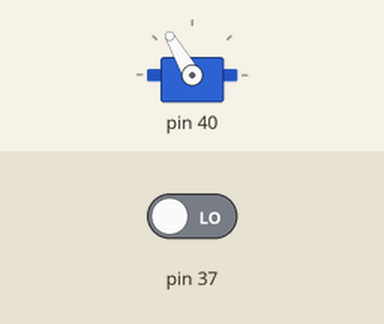
Recording of a program running on a simulated Raspberry Pi (header pin numbers). Parts: servo. Inputs (shaded band) come from the test bench; at power-on: pin 37 LOW. Servo angles are drawn from the pulse width (0.5 ms = 0°, 2.5 ms = 180°); what the program prints to the terminal is not drawn.

Above: at 2.2 s.
2.3 s: pin 37 driven HIGH
At 3.4 s:
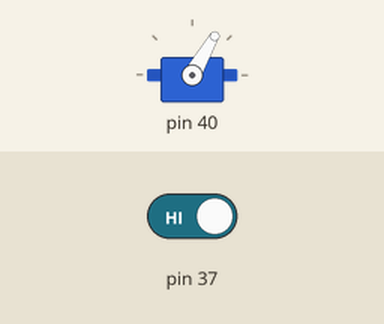
3.8 s: pin 37 driven LOW
At 4.5 s:
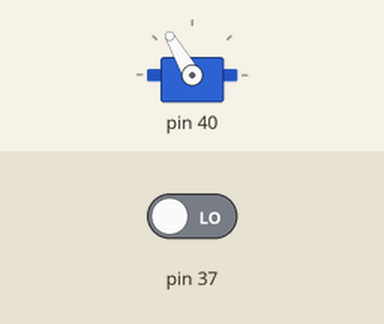
Timing chart, 0 to 6.8 s (numbered marks = the images above; inputs shaded):
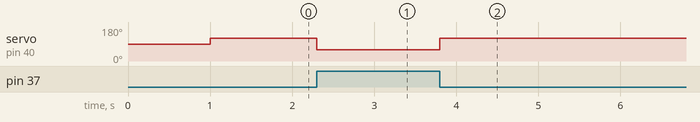

Measured:
- after the input at 2.3 s, servo on pin 40: 120° → 60° at once
- after the input at 3.8 s, servo on pin 40: 60° → 120° at once

The program:

servoControl.py
```python
import RPi.GPIO as GPIO
from time import sleep

class SERVO:
    def __init__(self, port, startAngle, maxAngle=180):
        self.port = port
        GPIO.setup(port, GPIO.OUT)
        self.maxAngle = maxAngle
        self.pwm = GPIO.PWM(port, 50)
        self.nowAngle = startAngle
        self.pwm.start(self.angleToDC(startAngle))

    def angleToDC(self, angle):
        return 2.5+10*(angle/self.maxAngle)

    def turnToAngle(self, angle):
        delta = abs(self.nowAngle-angle)
        self.nowAngle = angle
        self.pwm.ChangeDutyCycle(self.angleToDC(angle))
        # sleep(0.02*delta)
        # sleep(0.02)
        # self.pwm.ChangeDutyCycle(0)

    def addAngle(self, d_angle):
        self.nowAngle = min(max(self.nowAngle+d_angle, 0), self.maxAngle)
        self.turnToAngle(self.nowAngle)
        # sleep(0.002*abs(d_angle))
        # sleep(0.02)
        # self.pwm.ChangeDutyCycle(0)


# class SERVO:
#     def __init__(self, port, startAngle, maxAngle=180):
#         self.port = port
#         GPIO.setup(port, GPIO.OUT)
#         self.maxAngle = maxAngle
#         self.pwm = GPIO.PWM(port, 50)
#         self.nowAngle = startAngle
#         self.pwm.start(self.angleToDC(startAngle))
#         sleep(0.5)
#         self.pwm.stop()
#         print('stop')

#     def setServo(self, DC):
#         # self.pwm = GPIO.PWM(self.port, 50)
#         self.pwm.start(DC)
#         sleep(0.5)
#         self.pwm.stop()
#         print('stop')

#     def angleToDC(self, angle):
#         return 2.5+10*(angle/self.maxAngle)

#     def turnToAngle(self, angle):
#         self.nowAngle = angle
#         self.setServo(self.angleToDC(angle))

#     def addAngle(self, d_angle):
#         self.nowAngle = min(max(self.nowAngle+d_angle, 0), self.maxAngle)
#         self.setServo(self.angleToDC(self.nowAngle))


if __name__ == '__main__':
    GPIO.setmode(GPIO.BOARD)
    GPIO.setup(40, GPIO.OUT)
    s1 = SERVO(40, 90)
    sleep(1)
    # for i in range(3):
    #     s1.turnToAngle(0)
    #     sleep(1)
    #     s1.turnToAngle(60)
    #     sleep(1)
    #     s1.turnToAngle(120)
    #     sleep(1)
    #     s1.turnToAngle(180)
    #     sleep(1)

    # for i in range(200):
    #     s1.addAngle(-1)
    #     sleep(0.1)
    # for i in range(200):
    #     s1.addAngle(1)
    #     sleep(0.05)

    GPIO.setup(37, GPIO.IN)
    while True:
        if GPIO.input(37):
            s1.turnToAngle(60)
            print('high')
        else:
            s1.turnToAngle(120)
            print('low')

    GPIO.cleanup()
```
